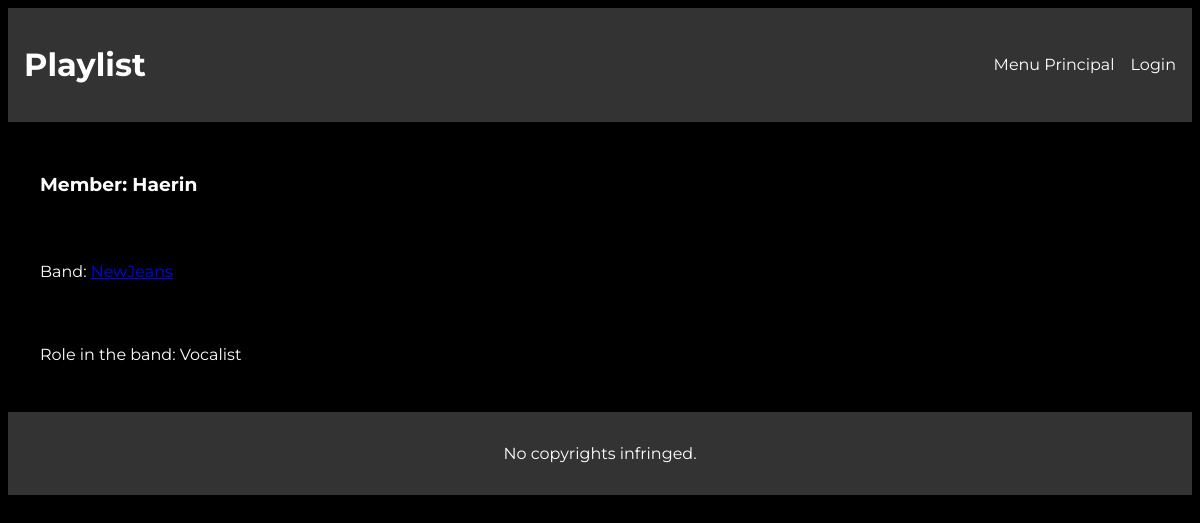
Page /bandas/membro/Haerin on the committed database.
### bandas/models.py (models this page shows, shortened)
class Membro(models.Model):
    nome = models.CharField(max_length=100)
    banda = models.ForeignKey(Banda, on_delete=models.CASCADE, related_name='membros')
    papel_na_banda = models.CharField(max_length=100,null = True)

class Banda(models.Model):
    nome = models.CharField(max_length=100)
    genero = models.CharField(max_length=50, null = True)
    ano_formacao = models.PositiveIntegerField(null = True)
    pais_origem = models.CharField(max_length=100,null = True)
    def __str__(self):
        return self.nome

### bandas/views.py (the view)
# urls.py: path('membro/<str:membro_nome>', views.membro_view, name='membro'),
def membro_view(request, membro_nome):
    context = {
      'membro': Membro.objects.get(nome=membro_nome),
   }
    return render(request, "bandas/membro.html",context)

### bandas/templates/bandas/membro.html
{% extends 'bandas/layout.html' %}
{% block content %}
    <h3>Member: {{ membro.nome }}</h3>
    <p>Band:  <a href="{% url 'bandas:banda' membro.banda.id %}">{{ membro.banda }}</a></p>
    <p>Role in the band: {{ membro.papel_na_banda }}</p>
{% endblock %}

### bandas/static/bandas/estilos.css (style rules this page uses)
body { font-family: "Montserrat", sans-serif; background-color: black; color: white; display: grid; grid-template-rows: auto 1fr auto; grid-template-areas: "header" "main" "footer"; }

### rows in the picture
Membro: nome "Haerin", banda "NewJeans", papel_na_banda "Vocalist"
